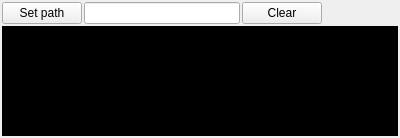
<?xml version="1.0" encoding="UTF-8"?>
<ui version="4.0">
 <class>BackEndTerminal</class>
 <widget class="QDockWidget" name="BackEndTerminal">
  <property name="geometry">
   <rect>
    <x>0</x>
    <y>0</y>
    <width>400</width>
    <height>138</height>
   </rect>
  </property>
  <property name="windowTitle">
   <string>Back-end terminal</string>
  </property>
  <widget class="QWidget" name="dockWidgetContents">
   <layout class="QVBoxLayout" name="verticalLayout">
    <property name="spacing">
     <number>2</number>
    </property>
    <property name="leftMargin">
     <number>2</number>
    </property>
    <property name="topMargin">
     <number>2</number>
    </property>
    <property name="rightMargin">
     <number>2</number>
    </property>
    <property name="bottomMargin">
     <number>2</number>
    </property>
    <item>
     <layout class="QHBoxLayout" name="horizontalLayout">
      <item>
       <widget class="QPushButton" name="pathPushButton">
        <property name="maximumSize">
         <size>
          <width>85</width>
          <height>16777215</height>
         </size>
        </property>
        <property name="text">
         <string>Set path</string>
        </property>
       </widget>
      </item>
      <item>
       <widget class="QLineEdit" name="path">
        <property name="sizePolicy">
         <sizepolicy hsizetype="Expanding" vsizetype="Fixed">
          <horstretch>0</horstretch>
          <verstretch>0</verstretch>
         </sizepolicy>
        </property>
       </widget>
      </item>
      <item>
       <widget class="QFrame" name="frame">
        <property name="frameShape">
         <enum>QFrame::NoFrame</enum>
        </property>
        <property name="frameShadow">
         <enum>QFrame::Plain</enum>
        </property>
        <layout class="QHBoxLayout" name="horizontalLayout_5">
         <property name="spacing">
          <number>0</number>
         </property>
         <property name="leftMargin">
          <number>0</number>
         </property>
         <property name="topMargin">
          <number>0</number>
         </property>
         <property name="rightMargin">
          <number>0</number>
         </property>
         <property name="bottomMargin">
          <number>0</number>
         </property>
         <item>
          <widget class="QPushButton" name="pushButton">
           <property name="maximumSize">
            <size>
             <width>85</width>
             <height>16777215</height>
            </size>
           </property>
           <property name="text">
            <string>Clear</string>
           </property>
          </widget>
         </item>
         <item>
          <spacer name="horizontalSpacer">
           <property name="orientation">
            <enum>Qt::Horizontal</enum>
           </property>
           <property name="sizeType">
            <enum>QSizePolicy::Expanding</enum>
           </property>
           <property name="sizeHint" stdset="0">
            <size>
             <width>40</width>
             <height>20</height>
            </size>
           </property>
          </spacer>
         </item>
        </layout>
       </widget>
      </item>
     </layout>
    </item>
    <item>
     <widget class="QTextEdit" name="textEdit">
      <property name="styleSheet">
       <string notr="true">#textEdit{
	background: black;
	color: #cccccc;}</string>
      </property>
      <property name="html">
       <string>&lt;!DOCTYPE HTML PUBLIC &quot;-//W3C//DTD HTML 4.0//EN&quot; &quot;http://www.w3.org/TR/REC-html40/strict.dtd&quot;&gt;
&lt;html&gt;&lt;head&gt;&lt;meta name=&quot;qrichtext&quot; content=&quot;1&quot; /&gt;&lt;style type=&quot;text/css&quot;&gt;
p, li { white-space: pre-wrap; }
&lt;/style&gt;&lt;/head&gt;&lt;body style=&quot; font-family:'Ubuntu'; font-size:11pt; font-weight:400; font-style:normal;&quot;&gt;
&lt;p style=&quot;-qt-paragraph-type:empty; margin-top:0px; margin-bottom:0px; margin-left:0px; margin-right:0px; -qt-block-indent:0; text-indent:0px;&quot;&gt;&lt;br /&gt;&lt;/p&gt;&lt;/body&gt;&lt;/html&gt;</string>
      </property>
     </widget>
    </item>
   </layout>
  </widget>
 </widget>
 <resources/>
 <connections/>
</ui>
